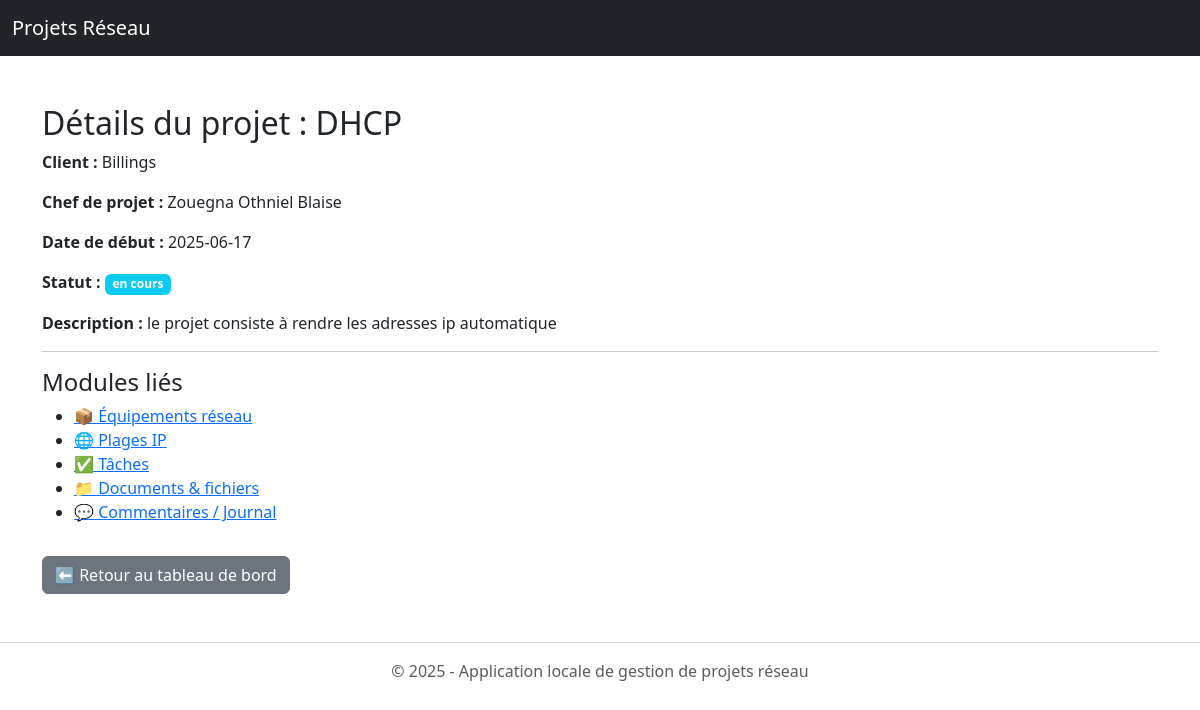
The app's page /projets/details.php?id=2 with its own data.
### tables this page shows
CREATE TABLE IF NOT EXISTS `projets` (
  `id` int NOT NULL AUTO_INCREMENT,
  `nom` varchar(255) DEFAULT NULL,
  `client` varchar(255) DEFAULT NULL,
  `chef_projet_id` int DEFAULT NULL,
  `date_debut` date DEFAULT NULL,
  `statut` enum('en cours','terminé','en pause') DEFAULT 'en cours',
  `description` text,
  PRIMARY KEY (`id`),
  KEY `chef_projet_id` (`chef_projet_id`)
);

CREATE TABLE IF NOT EXISTS `utilisateurs` (
  `id` int NOT NULL AUTO_INCREMENT,
  `nom` varchar(100) DEFAULT NULL,
  `email` varchar(100) DEFAULT NULL,
  `mot_de_passe` varchar(255) DEFAULT NULL,
  `role` enum('admin','technicien','chef_projet') DEFAULT 'technicien',
  PRIMARY KEY (`id`)
);

### projets/details.php (the view, shortened to what this page needs)
<?php
require_once '../config/db.php';
require_once '../includes/header.php';
$projet_id = $_GET['id'];
$stmt = $pdo->prepare("SELECT p.*, u.nom AS chef FROM Projets p
                       LEFT JOIN Utilisateurs u ON p.chef_projet_id = u.id
                       WHERE p.id = ?");
$stmt->execute([$projet_id]);
$projet = $stmt->fetch(PDO::FETCH_ASSOC);
?>
<div class="container mt-5">
    <h2>Détails du projet : <?= htmlspecialchars($projet['nom']) ?></h2>
    <p><strong>Client :</strong> <?= htmlspecialchars($projet['client']) ?></p>
    <p><strong>Chef de projet :</strong> <?= htmlspecialchars($projet['chef']) ?></p>
    <p><strong>Date de début :</strong> <?= htmlspecialchars($projet['date_debut']) ?></p>
    <p><strong>Statut :</strong> <span class="badge bg-info"><?= $projet['statut'] ?></span></p>
    <p><strong>Description :</strong> <?= nl2br(htmlspecialchars($projet['description'])) ?></p>
    <hr>
    <h4>Modules liés</h4>
    <ul>
        <li><a href="../equipements/liste.php?projet_id=<?= $projet['id'] ?>">📦 Équipements réseau</a></li>
        <li><a href="../plages_ip/liste.php?projet_id=<?= $projet['id'] ?>">🌐 Plages IP</a></li>
        <li><a href="../taches/ajouter.php?projet_id=<?= $projet['id'] ?>">✅ Tâches</a></li>
        <li><a href="../documents/liste.php?projet_id=<?= $projet['id'] ?>">📁 Documents & fichiers</a></li>
        <li><a href="../commentaires/liste.php?projet_id=<?= $projet['id'] ?>">💬 Commentaires / Journal</a></li>
    </ul>
    <a href="../index.php" class="btn btn-secondary mt-3">⬅ Retour au tableau de bord</a>
</div>
<?php require_once '../includes/footer.php'; ?>

### records on screen
projets: nom "DHCP", client "Billings", utilisateurs.nom "Zouegna Othniel Blaise", date_debut "2025-06-17", statut "en cours", description "le projet consiste à rendre les adresses ip automatique"
